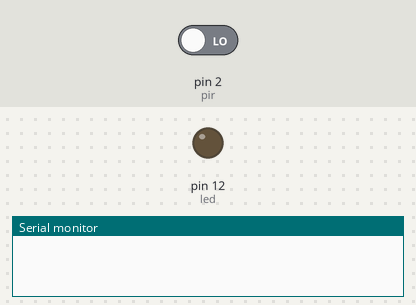
This sketch was run on a simulated Arduino Uno, built with avr-gcc and run on an emulated ATmega328P. Parts: output pins drawn as LEDs (lit = HIGH), the last lines printed to the serial monitor. The test bench sets the inputs (shaded band); at power-on: pin 2 (pir) LOW.

Above: at 1.2 s.
1.3 s: pin 2 (pir) driven HIGH
At 2.5 s:
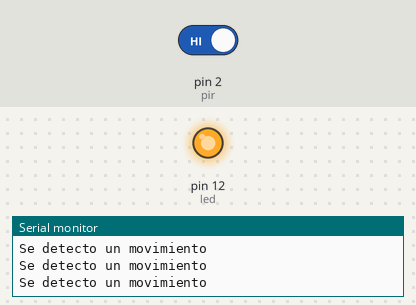
2.8 s: pin 2 (pir) driven LOW
At 4.0 s:
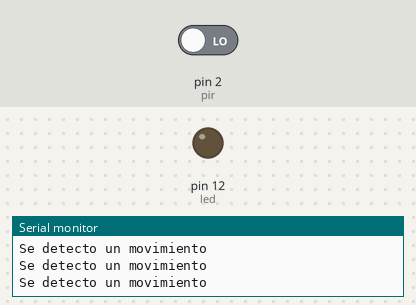
Timing chart, 0 to 5.8 s (numbered marks = the images above; inputs shaded):
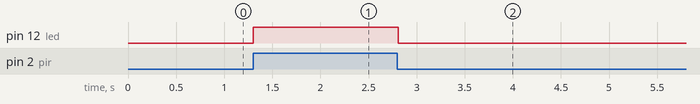

Measured:
- after the input at 1.3 s, pin 12 (led): LOW → HIGH at once
- after the input at 2.8 s, pin 12 (led): HIGH → LOW at once

The sketch:

PIR.ino
```cpp
/*
 * Sensor de movimiento PIR. Realizado por Alejandro Rojas
 * Imagina las posibilidades al conectar este tipo de sensores a el internet y poder monitoriar los movimientos en una casa o edificio
 * y que su porpietario pueda verlo en tiempo real o que tal si al activarse activa su camara de seguridad y lo muestra en vivo.
 */
int led=12;
int pir=2;
void setup()
{

  Serial.begin(9600);
  pinMode(led,OUTPUT);
  pinMode(pir,INPUT);

}

void loop()
{
  int pirP=digitalRead(pir);
  if(pirP==HIGH)
  {
    digitalWrite(led,HIGH);
    Serial.println("Se detecto un movimiento");
    delay(50);
  }
  else
  {
    digitalWrite(led,LOW);
    digitalWrite(pir,LOW);
  }

}
```
